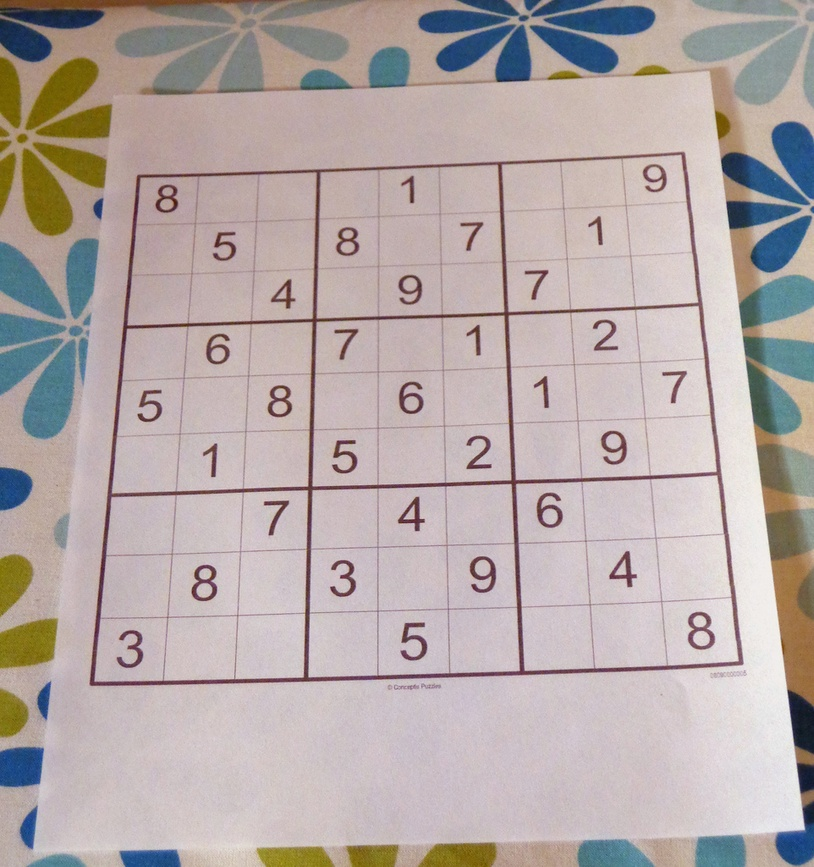
#> input picture sudoku.jpg, 814 x 867 px, shrunk from 962 x 1024 before the run
$ python Threshold.py
#> lines starting #> are read from the running program, lines starting #| are printed output that depends on the picture; after the words box and inside, x2 and y2 are one past the last pixel; in counts of white or black regions, pixels touching at a corner belong together
# Imports necessários
import cv2

# Importando a imagem
image1 = cv2.imread('sudoku.jpg')
#> image1 is the input picture: shape (867, 814, 3); mean B, G, R 167.8, 169.5, 180.9

# cv2.cvtColor é aplicado na imagem (1º parametro)
# Convertendo a escala de cores de BlueGreenRed para RGB (2º parametro)
img = cv2.cvtColor(image1, cv2.COLOR_BGR2GRAY)
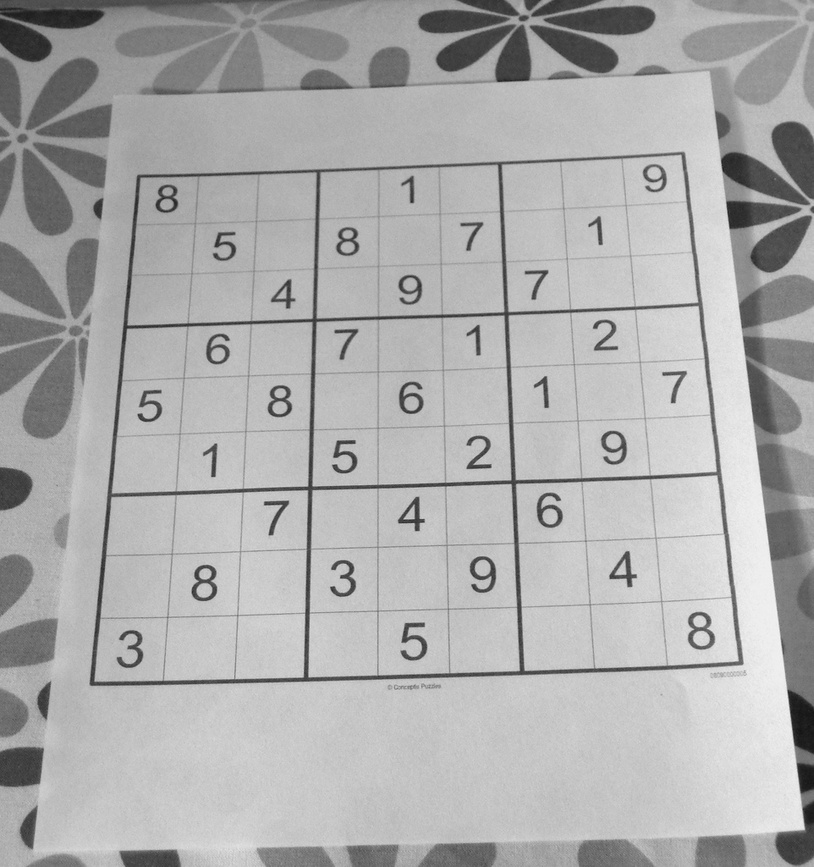
#> img: shape (867, 814); min 19, max 246, mean 172.7

# Aplicando varios tipos de thresholds
# Todos os pixels abaixo de 120 serão setados para 255
ret, thresh1 = cv2.threshold(img, 120, 255, cv2.THRESH_BINARY)
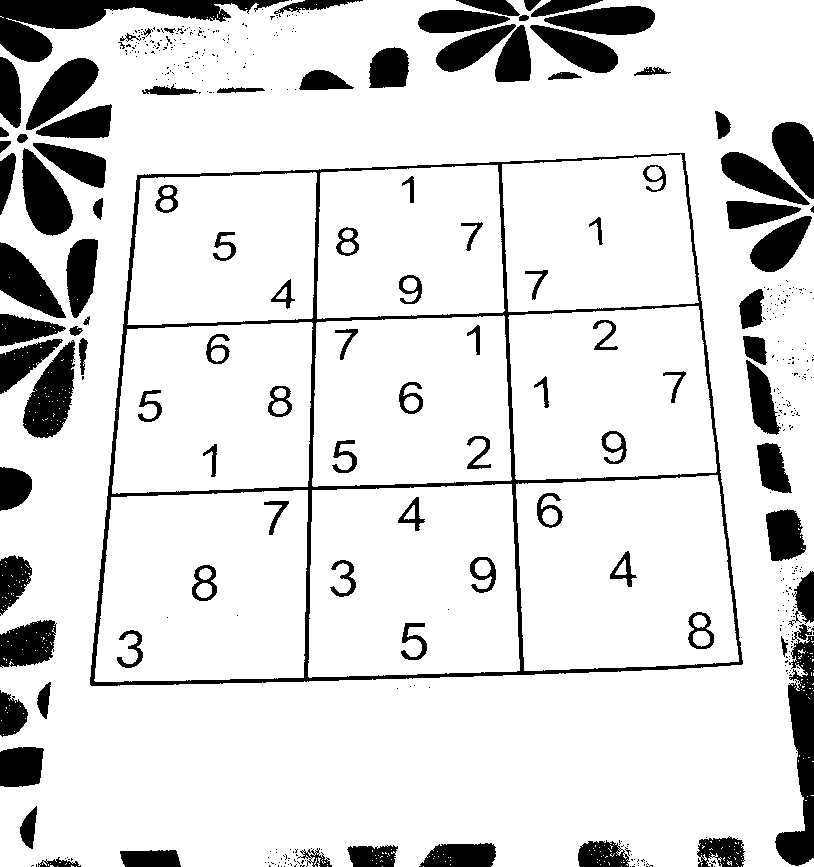
#> thresh1: shape (867, 814); 86.1% white; 463 black regions (364 under 20 px), largest, box (x1, y1, x2, y2) and area: (90, 153, 743, 686) 14994, (0, 0, 289, 62) 6196, (775, 624, 814, 866) 4531
ret, thresh2 = cv2.threshold(img, 120, 255, cv2.THRESH_BINARY_INV)
ret, thresh3 = cv2.threshold(img, 120, 255, cv2.THRESH_TRUNC)
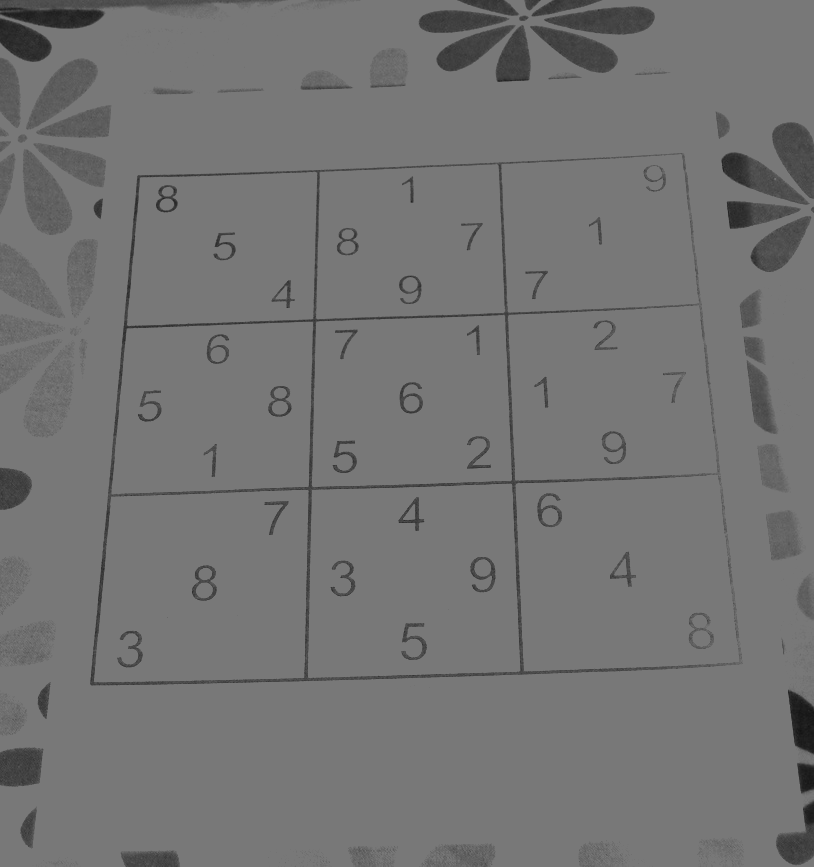
#> thresh3: shape (867, 814); min 19, max 120, mean 115.5
ret, thresh4 = cv2.threshold(img, 120, 255, cv2.THRESH_TOZERO)
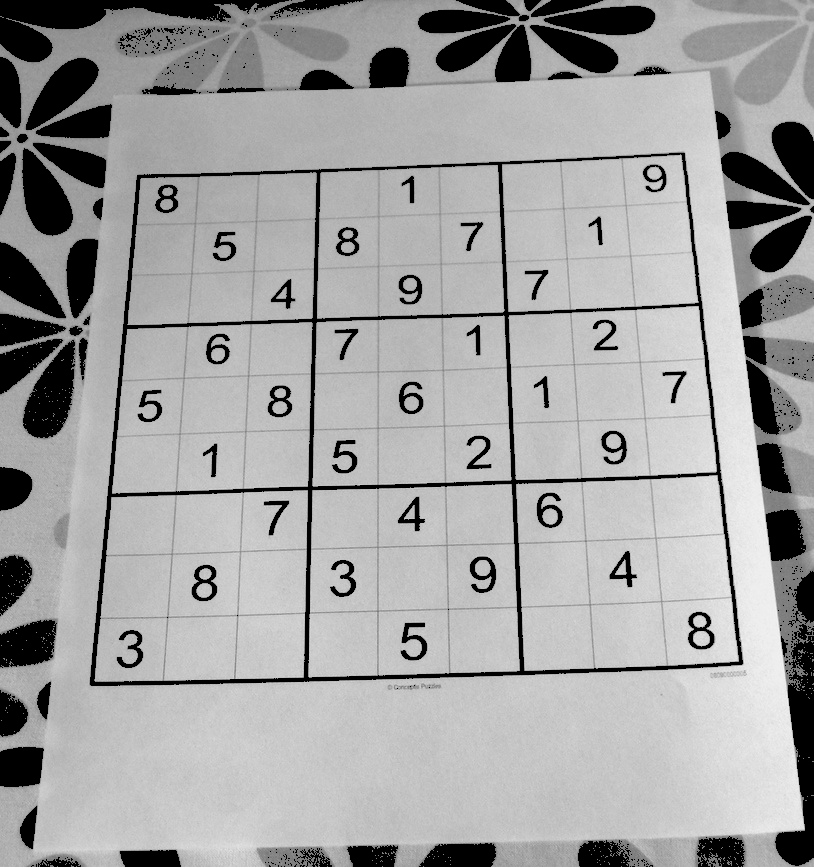
#> thresh4: shape (867, 814); min 0, max 246, mean 160.6
ret, thresh5 = cv2.threshold(img, 120, 255, cv2.THRESH_TOZERO_INV)
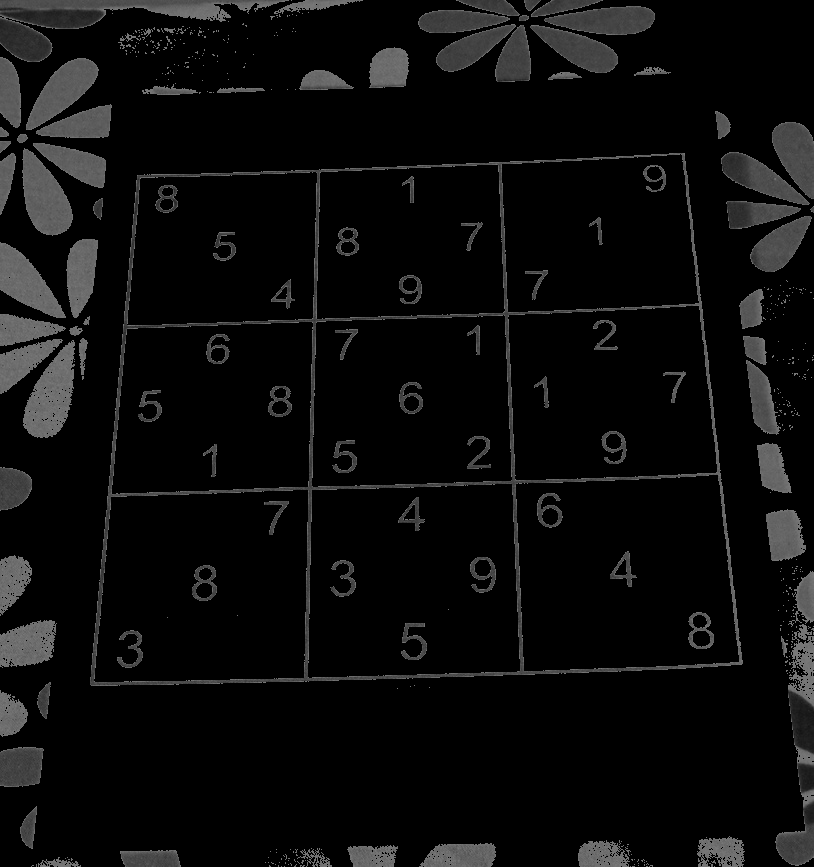
#> thresh5: shape (867, 814); min 0, max 120, mean 12.2

# Uma janela mostrará o nome com o threshold correspondente
cv2.imshow('Binary Threshold', thresh1)
cv2.imshow('Binary Threshold Inverted', thresh2)
cv2.imshow('Truncated Threshold', thresh3)
cv2.imshow('Set to 0', thresh4)
cv2.imshow('Set to 0 Inverted', thresh5)

# Fechando tudo o que foi aberto
if cv2.waitKey(0) & 0xff == 27:
#> (key Esc is pressed here)
	cv2.destroyAllWindows()
